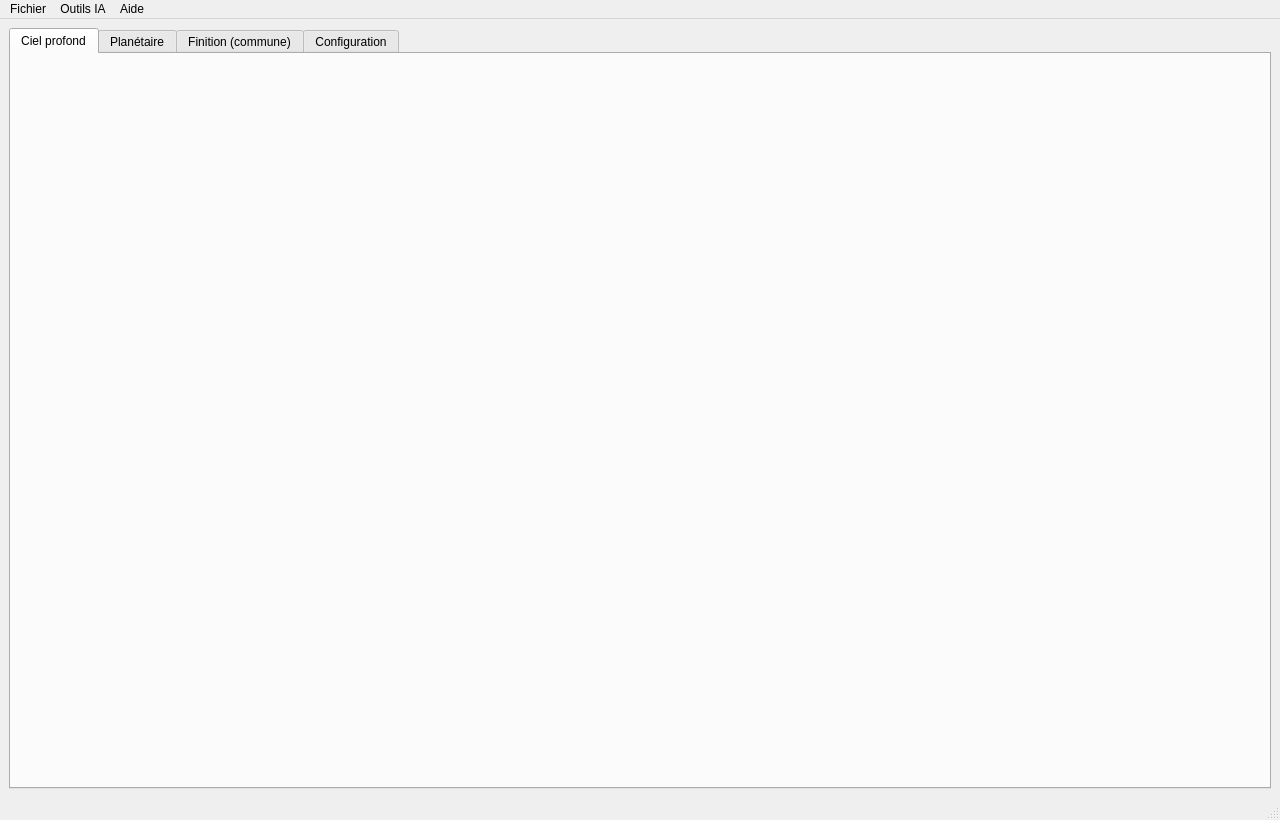
<?xml version="1.0" encoding="UTF-8"?>
<ui version="4.0">
 <class>MainWindow</class>
 <widget class="QMainWindow" name="MainWindow">
  <property name="geometry"><rect><x>0</x><y>0</y><width>1280</width><height>820</height></rect></property>
  <property name="windowTitle"><string>AstroForge — Traitement d'images astronomiques</string></property>
  <widget class="QWidget" name="centralwidget">
   <layout class="QVBoxLayout" name="verticalLayout">
    <item>
     <widget class="QTabWidget" name="tabs">
      <property name="currentIndex"><number>0</number></property>
      <widget class="QWidget" name="tabSky">
       <attribute name="title"><string>Ciel profond</string></attribute>
       <layout class="QVBoxLayout" name="skyContainer"/>
      </widget>
      <widget class="QWidget" name="tabPlanet">
       <attribute name="title"><string>Planétaire</string></attribute>
       <layout class="QVBoxLayout" name="planetContainer"/>
      </widget>
      <widget class="QWidget" name="tabCommon">
       <attribute name="title"><string>Finition (commune)</string></attribute>
       <layout class="QVBoxLayout" name="commonContainer"/>
      </widget>
      <widget class="QWidget" name="tabConfig">
       <attribute name="title"><string>Configuration</string></attribute>
       <layout class="QVBoxLayout" name="configContainer"/>
      </widget>
     </widget>
    </item>
   </layout>
  </widget>
  <widget class="QMenuBar" name="menubar">
   <property name="geometry"><rect><x>0</x><y>0</y><width>1280</width><height>22</height></rect></property>
   <widget class="QMenu" name="menuFichier">
    <property name="title"><string>Fichier</string></property>
    <addaction name="actionQuitter"/>
   </widget>
   <widget class="QMenu" name="menuOutilsIA">
    <property name="title"><string>Outils IA</string></property>
    <addaction name="actionIAMisesAJour"/>
   </widget>
   <widget class="QMenu" name="menuAide">
    <property name="title"><string>Aide</string></property>
    <addaction name="actionAide"/>
    <addaction name="actionApropos"/>
   </widget>
   <addaction name="menuFichier"/>
   <addaction name="menuOutilsIA"/>
   <addaction name="menuAide"/>
  </widget>
  <widget class="QStatusBar" name="statusbar"/>
  <action name="actionQuitter">
   <property name="text"><string>Quitter</string></property>
   <property name="shortcut"><string>Ctrl+Q</string></property>
  </action>
  <action name="actionIAMisesAJour">
   <property name="text"><string>Rechercher les mises à jour des modèles IA…</string></property>
  </action>
  <action name="actionApropos">
   <property name="text"><string>À propos</string></property>
  </action>
  <action name="actionAide">
   <property name="text"><string>Aide (F1)</string></property>
   <property name="shortcut"><string>F1</string></property>
  </action>
 </widget>
 <resources/>
 <connections/>
</ui>
